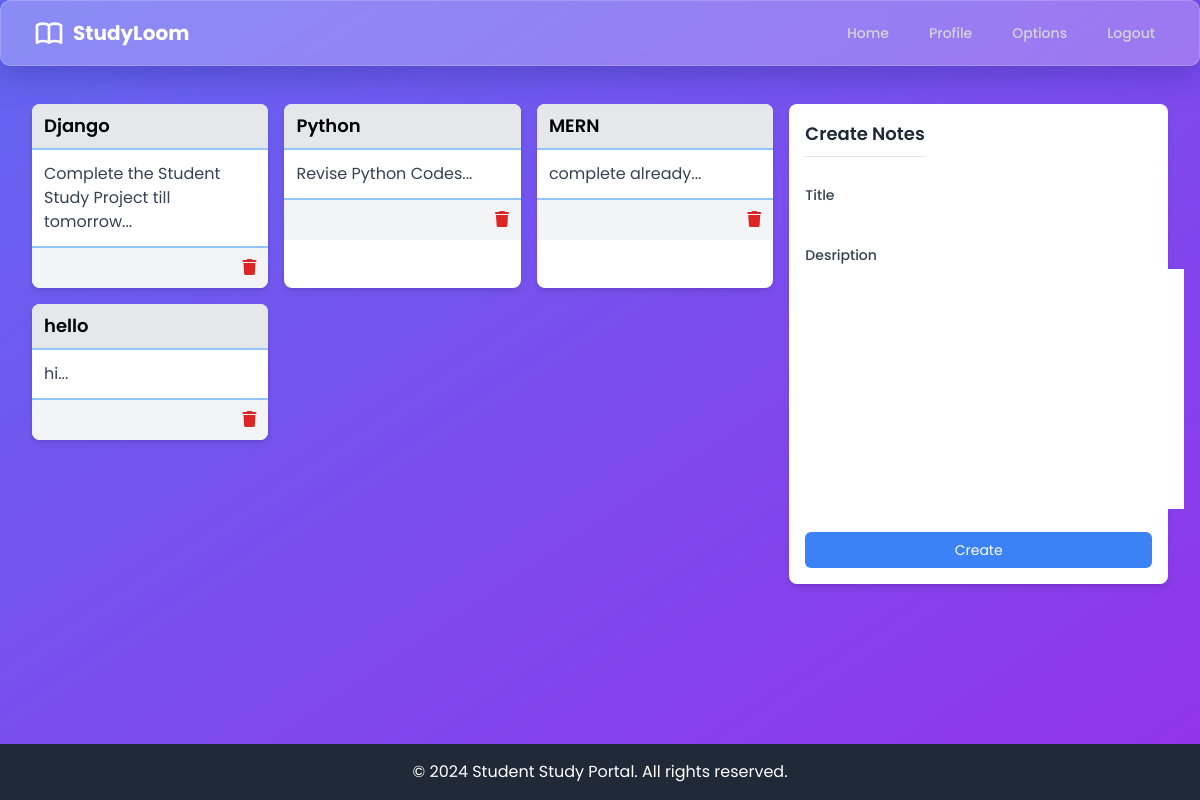
Screenshot of /notes (signed in) with the database file from the repository.
### dashboard/models.py (models this page shows, shortened)
class Notes(models.Model):
    user=models.ForeignKey(User,on_delete=models.CASCADE)
    title=models.CharField(max_length=200)
    desription=models.TextField()
    class Meta:
        verbose_name="notes"
        verbose_name_plural="notes"

### dashboard/views.py (the view)
# urls.py: path('notes',views.notes, name="notes"),
@login_required
def notes(request):
    if request.method == 'POST':
        form= NotesForm(request.POST)
        if form.is_valid():
            notes = Notes(user=request.user,title=request.POST['title'],desription=request.POST['desription'])
            notes.save()
        messages.success(request,f"Notes Added by {request.user.username} Successfully")
    else:
        form=NotesForm()
    notes=Notes.objects.filter(user=request.user)
    context={'notes':notes,'form':form}
    return render(request,'dashboard/notes.html',context)

### dashboard/forms.py
class NotesForm(forms.ModelForm):
    class Meta:
        model=Notes
        fields=['title','desription']

### dashboard/templates/dashboard/notes.html (shortened to what this page needs)
{% extends 'dashboard/base.html' %}
{% load static %}
{% block content %}
<div class="w-full max-w-full overflow-x-hidden">
    <div class="px-2 sm:px-4 py-4 sm:py-6">
        <div class="flex flex-col lg:flex-row lg:space-x-4">
            <div class="w-full lg:w-2/3 xl:w-3/4 mb-4 lg:mb-0">
                <div class="grid grid-cols-1 sm:grid-cols-2 lg:grid-cols-3 gap-3 sm:gap-4">
                    {% for note in notes %}
                    <div class="bg-white shadow-md rounded-lg overflow-hidden">
                        <a href="{% url 'notes-detail' note.id %}" class="block">
                            <div class="bg-gray-200 px-2 sm:px-3 py-2 text-base sm:text-lg font-semibold border-b border-blue-300 truncate">
                                {{ note.title }}
                            </div>
                            <div class="p-2 sm:p-3 text-sm sm:text-base text-gray-700 border-t border-b border-blue-300">
                                {{ note.desription | slice:"0:50" }}...
                            </div>
                            <div class="bg-gray-100 px-2 sm:px-3 py-2 flex justify-end border-t border-blue-300">
                                <a href="{% url 'delete-note' note.id %}" class="text-red-600 hover:text-red-800">
                                    <i class="fas fa-trash"></i>
                                </a>
                            </div>
                        </a>
                    </div>
                    {% endfor %}
                </div>
            </div>
            <div class="w-full lg:w-1/3 xl:w-1/4">
                <form method="POST" class="bg-white shadow-md rounded-lg p-3 sm:p-4 lg:sticky lg:top-6">
                    <fieldset class="mb-3 sm:mb-4">
                        <legend class="text-base sm:text-lg font-semibold text-gray-800 border-b pb-2 mb-3">Create Notes</legend>
                    </fieldset>
                    <div class="space-y-3">
                        {% for field in form %}
                        <div class="w-full">
                            <label for="{{ field.id_for_label }}" class="block text-sm font-medium text-gray-700 mb-1">{{ field.label }}</label>
                            {{ field }}
                        </div>
                        {% endfor %}
                    </div>
                    <div class="mt-3 sm:mt-4">
                        <button type="submit" class="w-full bg-blue-500 text-white py-2 px-3 rounded-md text-sm hover:bg-blue-600 focus:outline-none focus:ring-2 focus:ring-blue-500 focus:ring-opacity-50">
                            Create
                        </button>
                    </div>
                </form>
            </div>
        </div>
    </div>
</div>
{% endblock content %}

### dashboard/templates/dashboard/base.html (style rules this page uses)
body { font-family: 'Poppins', sans-serif; }

### rows the page displays
Notes: title "Django", desription "Complete the Student Study Project till tomorrow"
Notes: title "Python", desription "Revise Python Codes"
Notes: title "MERN", desription "complete already"
Notes: title "hello", desription "hi"

### other values shown
{{ field.label }} "Title" "Desription"
